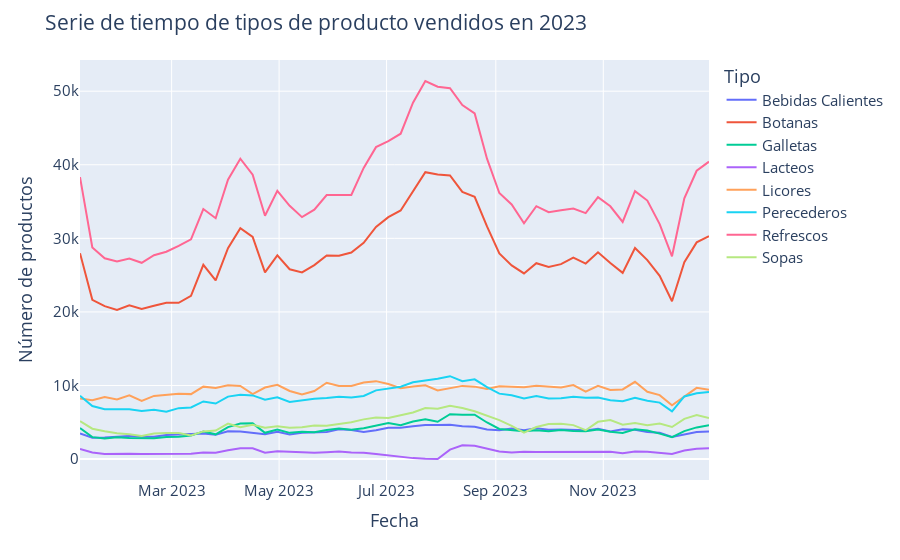

This figure's notebook cell:
### Code cell
plot_series(Ventas_2023_v1_week)
